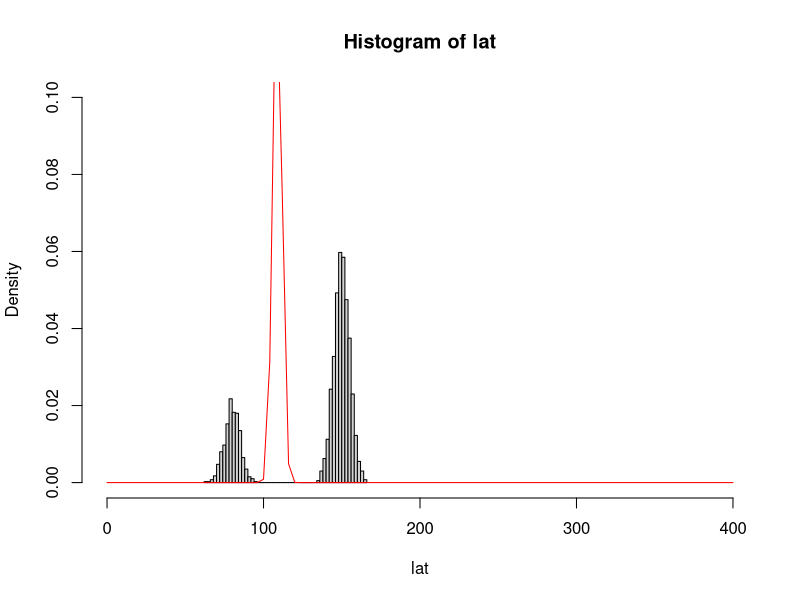

Write R code to recreate this figure.
#--------------------------------------------------------------------------
# Computational modeling
# MLE of bimodal distribution
#--------------------------------------------------------------------------

#--------------------------------------------------------------------------
library(maxLik)
#--------------------------------------------------------------------------

#--------------------------------------------------------------------------
# Generate the data (the data could be saccades and express saccades, for example)
lat_sac <- 150  # mean latency for a saccade
lat_exp <- 80  # mean latency for an express saccade

width   <- 5   # width of the gaussian

# generate data with 1500 data points for normal saccades and 500 data points for express saccades
lat<-c(rnorm(1500,lat_sac,width),rnorm(500,lat_exp,width))
#--------------------------------------------------------------------------

#--------------------------------------------------------------------------
# 1: Define likelihood
# 5 parameter model
# omega: weight of first gaussian
# mu1: mean of first gaussian
# sigma1: sd of first gaussian
# mu2: mean of 2nd gaussian
# sigma2: sd of 2nd gaussian
  LLfnc <- function(param) {
    omega  <- param[1]
    if(omega<0 || omega>1){return(NA) }
    mu1    <- param[2]
    sigma1 <- param[3]
    if(sigma1<=0){return(NA)}
    mu2    <- param[4]
    sigma2 <- param[5]
    if(sigma2<=0){return(NA)}    
    
    #LogLikelihood LL
    log((omega*mapply(dnorm,lat,mu1,sigma1,log=FALSE)) + ((1-omega)*mapply(dnorm,lat,mu2,sigma2,log=FALSE)))
   
  }
  
  # Run estimation
  mle3 <- maxLik(logLik = LLfnc, start = c(omega= runif(1,0,1), 
                                           mu1    = rnorm(1,100,10),
                                           sigma1 = runif(1,1,20),
                                           mu2    = rnorm(1,100,10),
                                           sigma2 = runif(1,1,20)),
                                           method="NM")
#--------------------------------------------------------------------------
  
#--------------------------------------------------------------------------
# plot results
hist(lat,freq=FALSE,xlim=c(0,400),ylim=c(0,0.1),breaks=50)
curve((1-coef(mle3)[1])*dnorm(x,coef(mle3)[2],coef(mle3)[3])+
      (coef(mle3)[1])*dnorm(x,coef(mle3)[4],coef(mle3)[5]),col="red",add=TRUE)
#--------------------------------------------------------------------------
